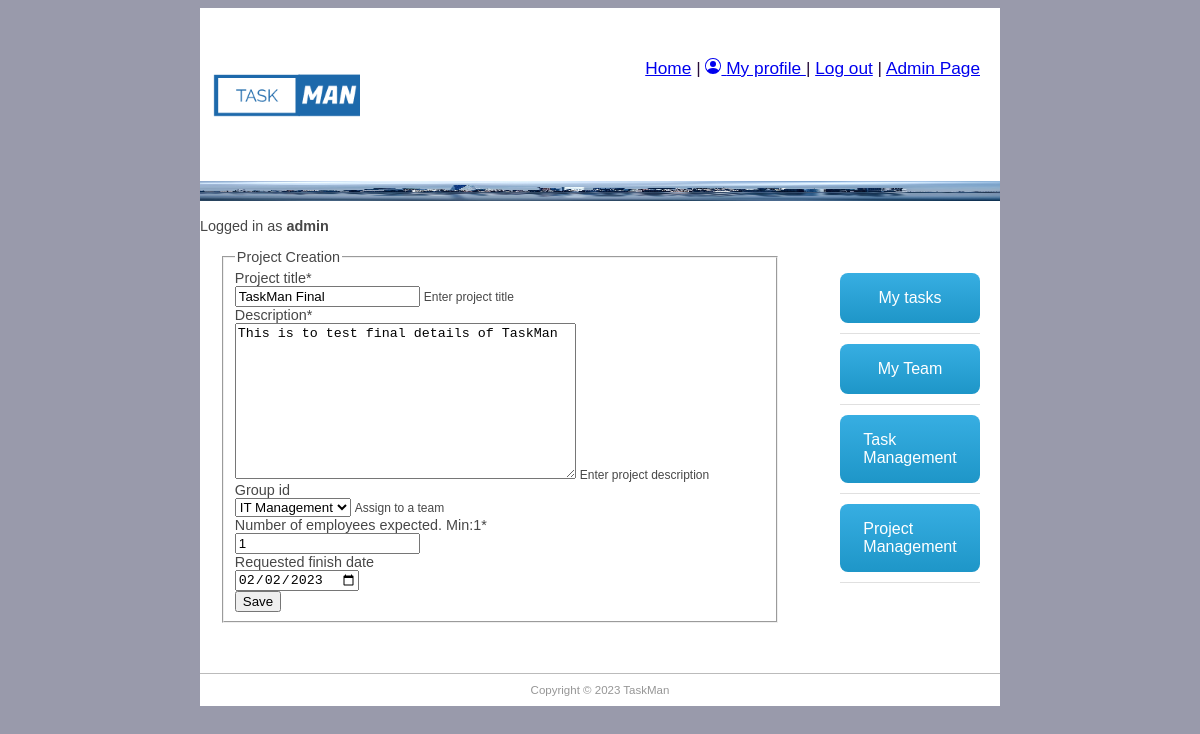
Page /taskman/projects/8/update (signed in) on the committed database.
### taskman/models.py (models this page shows, shortened)
class Project(models.Model):
    title = models.CharField('Project title', max_length=100, help_text='Enter project title')
    description = models.TextField('Description', max_length=2000, help_text='Enter project description')
    group_id = models.ForeignKey(Group, help_text='Assign to a team', blank=True, on_delete=models.SET_NULL, null=True)
    employee_req = models.IntegerField('Number of employees expected. Min:1', default=0, validators=[MinValueValidator(1)])
    enddate = models.DateTimeField('Requested finish date', null=True, blank=True)
    created_on = models.DateTimeField(editable=False, auto_now_add=True)
    updated_on = models.DateTimeField(editable=False, auto_now_add=True)
    completed_on = models.BooleanField('Completed', default=False)

### taskman/views.py (the view)
# urls.py: path('projects/<int:pk>/update', views.ProjectUpdateView.as_view(), name='project-update'),
class ProjectUpdateView(LoginRequiredMixin, UpdateView):
    model = Project
    success_url = '/taskman/projects/'
    template_name = 'project_create_form.html'
    form_class = ProjectUpdateForm
    def get_context_data(self, **kwargs):
        context = super().get_context_data(**kwargs)
        current_employee = Employee.objects.get(user=self.request.user)
        context['current_employee'] = current_employee
        return context

### taskman/forms.py
class ProjectUpdateForm(forms.ModelForm):
    class Meta:
        model = Project
        fields = ['title', 'description', 'group_id', 'employee_req', 'enddate']
        widgets = {'enddate': DateInput()}

### taskman/templates/project_create_form.html (shortened to what this page needs)
{% extends "base.html" %}
{% load crispy_forms_tags %}
{% block content %}
{% if current_employee.team_role.name == 'Manager' %}
<div class="content-section">
    <form method="POST">
        <fieldset class="form-group">
            <legend class="border-bottom mb-4">Project Creation</legend>
            {{ form | crispy }}
            <button class="btn btn-outline-info" type="submit">Save</button>
        </fieldset>
    </form>
</div>
{% else %}
<p>You do not have permission to create new projects</p>
{%endif%}
{% endblock %}

### taskman/templates/base.html (shortened to what this page needs)
{% load static %}
<!doctype html>
<html>
  <head>
    <link href="{% static 'css/main.css' %}" rel="stylesheet" type="text/css">
  </head>
  <body>
    <div id="wrapper">
    <header id="header">
      <div id="logo"><img src="{% static 'css/logo.png' %}" alt="" width="150" height="150"/></div>
      <div id="top_menu"><a href="/">Home</a> |
        {% if user.is_authenticated%}
            <a href="{% url 'employee-page' %}">
                My profile
            </a>
              | <a href="{% url 'logout' %}">Log out</a>
            {% else%}
            <a href="{% url 'login' %}">Login</a>
        {% endif %}
          | <a href="{% url 'admin:index' %}">Admin Page</a>
        </div>
      <div id="topbanner"><img src="{% static 'css/pexels-pixabay-290595.jpg' %}" alt="" width="800" height="20"/></div>
        <p>Logged in as <strong>{{user.username}}</strong></p>
    </header>
      <aside id="rightsidebar">
      <nav id="nav">
        {% if user.is_authenticated%}
          <ul>
            <li><a href="{% url 'tasks_name' %}" class="button-43">My tasks</a></li>
            <li><a href="{% url 'my-team' %}" class="button-43">My Team</a></li>
                {% if current_employee.team_role.name == 'Manager' or current_employee.team_role.name == 'Team Lead' or current_employee.team_role.name == 'Senior' %}
                <li><a href="{% url 'all_tasks' %}" class="button-43">Task Management</a></li>
                {% endif %}
                {% if current_employee.team_role.name == 'Manager' or current_employee.team_role.name == 'Team Lead'%}
                <li><a href="{% url 'all_projects' %}" class="button-43">Project Management</a></li>
                {% endif %}
          </ul>
        {% endif %}
      </nav>
    </aside>
    <section id="main">
      {% block content %}{% endblock content %}
    </section>
    <footer id="footer">Copyright &copy;
       TaskMan
    </footer>
    </div>
  </body>
</html>

### taskman/static/css/main.css (style rules this page uses)
#header { border-style: none; width: 800px; height: auto; }
#wrapper { margin-top: 0px; margin-left: auto; margin-right: auto; background-color: #FFFFFF; width: 800px; }
body { background-color: #999AAB; font-family: "Trebuchet MS", Helvetica, sans-serif; font-size: 0.9em; text-align: justify; color: #474747; }
#footer { text-align: center; font-size: 0.8em; padding-top: 10px; padding-bottom: 10px; background-color: #FFFFFF; border-top: thin solid #BBBBBB; clear: both; color: #969696; }
#nav li { padding-top: 10px; padding-bottom: 10px; font-size: 1em; list-style-type: none; border-bottom: thin solid #e0e0e0; color: #1e9d36; left: 0px; list-style-position: inside; }
#nav li a { text-decoration: none; }
#rightsidebar { width: 180px; height: 350px; float: right; padding-right: 20px; }
#main { width: 560px; float: left; margin: 0 10px 50px 20px; padding-right: 10px; }
#logo { padding: 10px; float: left; }
#top_menu { float: right; padding: 50px 20px 0px 0px; font-size: 1.2em; color: #270c39; }
.button-43 { background-image: linear-gradient(-180deg, #37AEE2 0%, #1E96C8 100%); border-radius: .5rem; box-sizing: border-box; color: #FFFFFF; display: flex; font-size: 16px; justify-content: center; padding: 1rem 1.75rem; text-decoration: none; width: 100%; border: 0; cursor: pointer; user-select: none; -webkit-user-select: none; touch-action: manipulation; }
@media (min-width: 768px) { .button-43 { padding: 1rem 2rem; } }

### rows in the picture
Project: title "TaskMan Final", description "This is to test final details of TaskMan", group_id "IT Management", employee_req "1", enddate "02/02/2023"

### other values in the picture
{{ user.username }} "admin"
